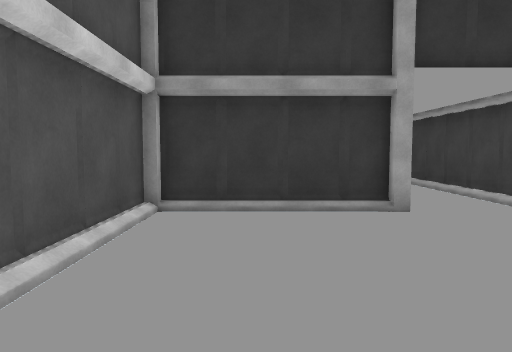
view 1 (above)

12 first-person views from a walk through a Unity game level. The camera is 1.4 m above the floor, tilts 4° down and sees 70° across. The floor is counted in squares, 0.9 m on a side. Each view is taken from the middle of a square. On the plan, view 1 faces up. The plan holds only what a view shows up to about 17 squares ahead; the rest is blank. The place goes on beyond the plan. The player character is not drawn.

view 2
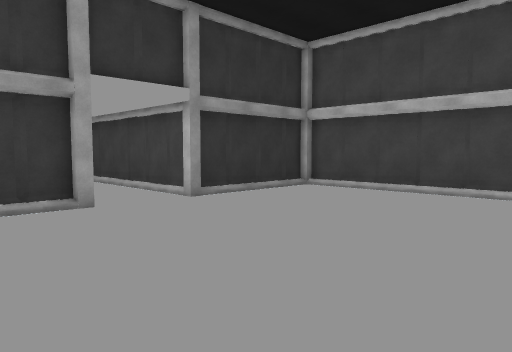

view 3
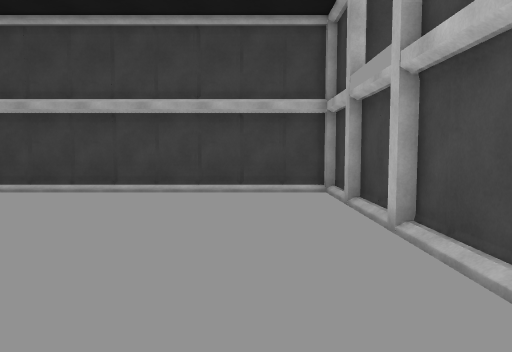

view 4
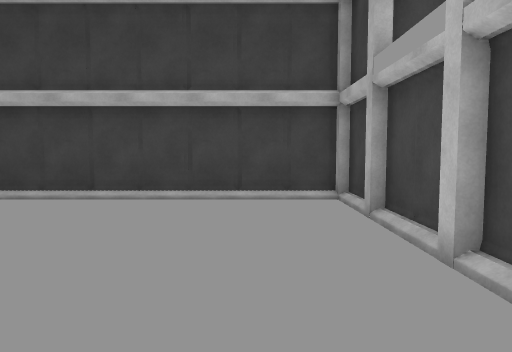

view 5
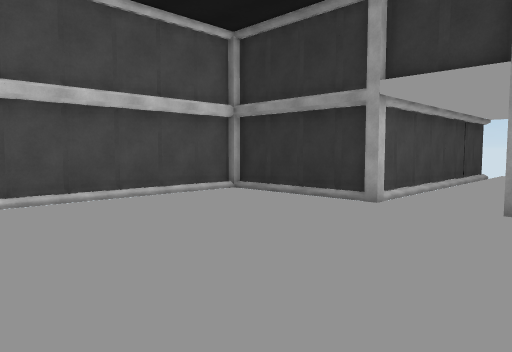

view 6
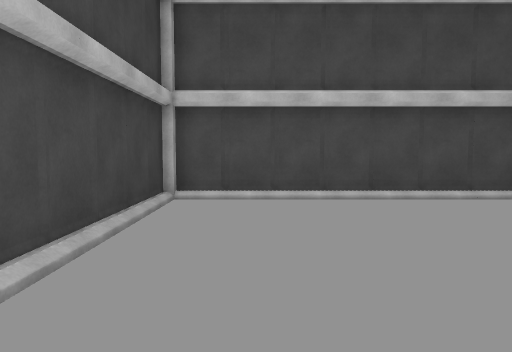

view 7
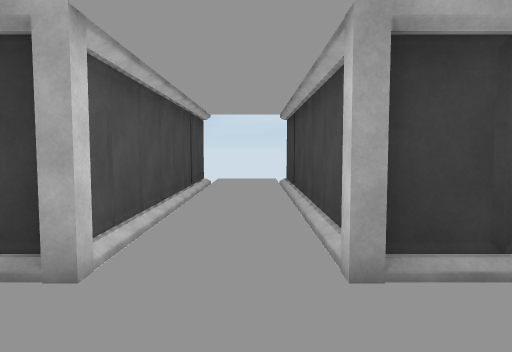

view 8
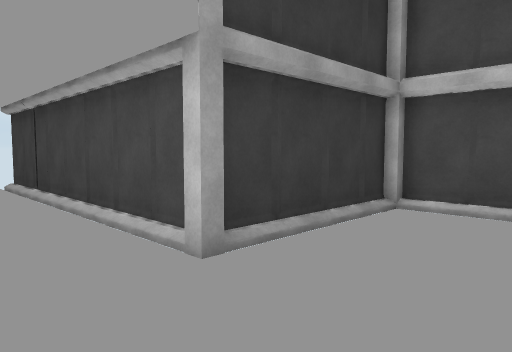

view 9
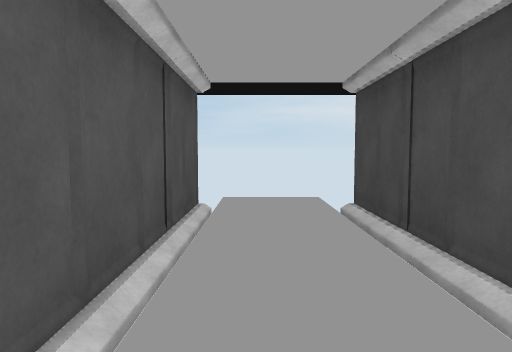

view 10
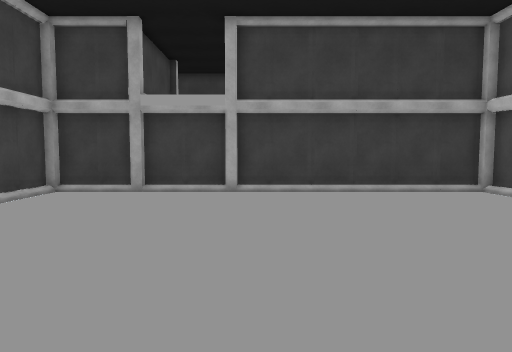

view 11
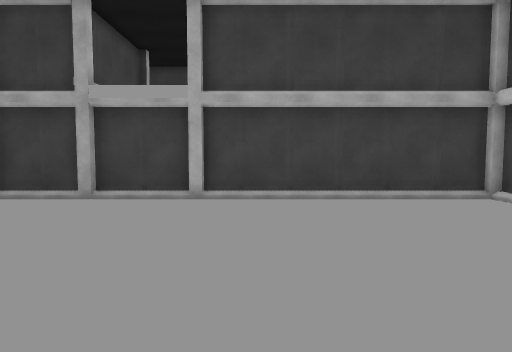

view 12
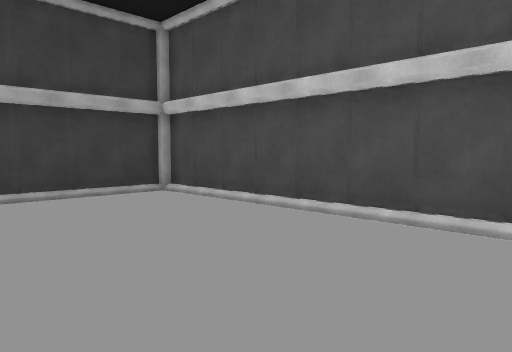

### Floor plan
Key: @ floor where view 1 was taken; # wall or solid block; . floor; / step, stairs or slope; O other object.
Columns run from 3 left of view 1 to 14 right of it. Each row starts with its distance up from view 1.
 25         ..
 24         ..
 23         ..
 22        /..##
 21       #/../#
 20       #/../#
 19       #/../#
 18       #/../#
 17       #/../#
 16       #/../#
 15       #/../#
 14       #/../#
 13       #/../#
 12       #/../#
 11       #/../#
 10 O######/..O######O
  9 O.....#O..O......O
  8 #................#
  7 #................#
  6 #................#
  5 #................#
  4 #................#
  3 #................#
  2 #................#
  1 #................#
  0 #..@.............#
 -1 #................#
 -2 #................#
 -3 #................#
 -4 ##########O##O####

Positions as (right, up) in squares from view 1, and headings:
1: (0, 0), facing up
2: (0, -1), facing up-right
3: (0, -1), facing right
4: (2, -1), facing right
5: (9, -1), facing up-left
6: (9, -1), facing left
7: (6, 5), facing up
8: (4, 5), facing up-right
9: (5, 13), facing up
10: (6, 10), facing down
11: (5, 8), facing down
12: (5, 9), facing down-left
